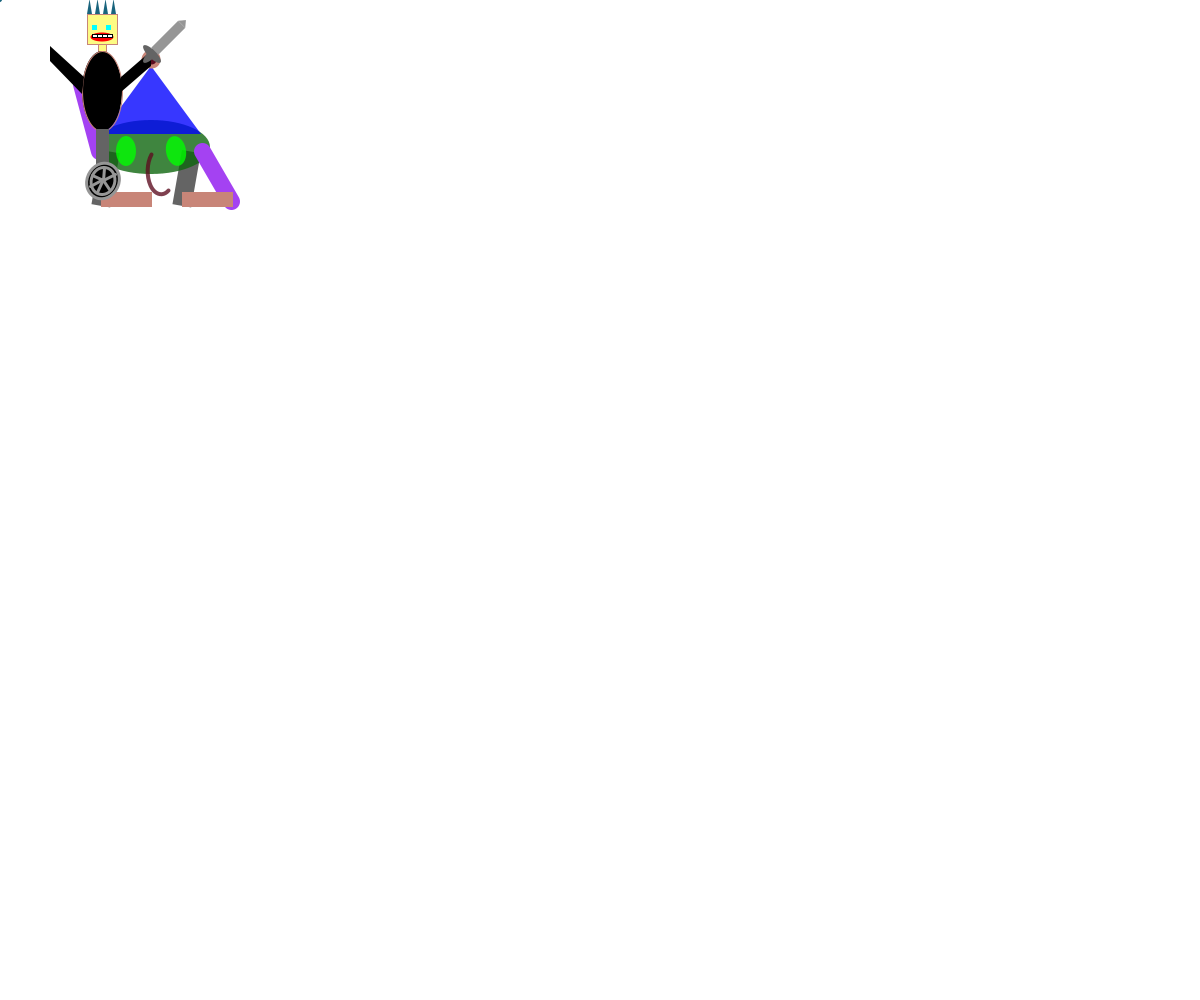
Frame 1 (no input)
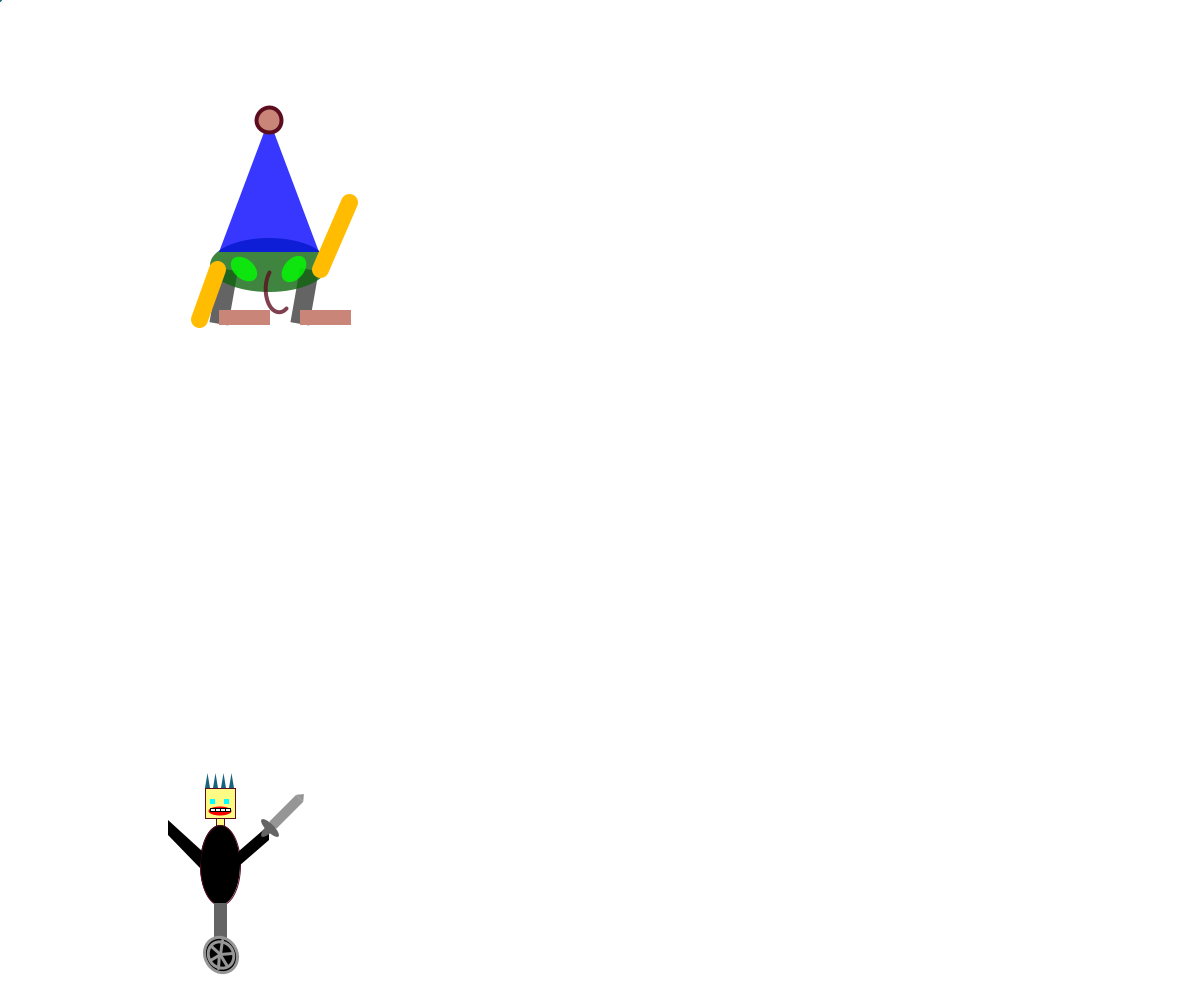
Frame 60 (the mouse pressed at the canvas centre just before this capture)
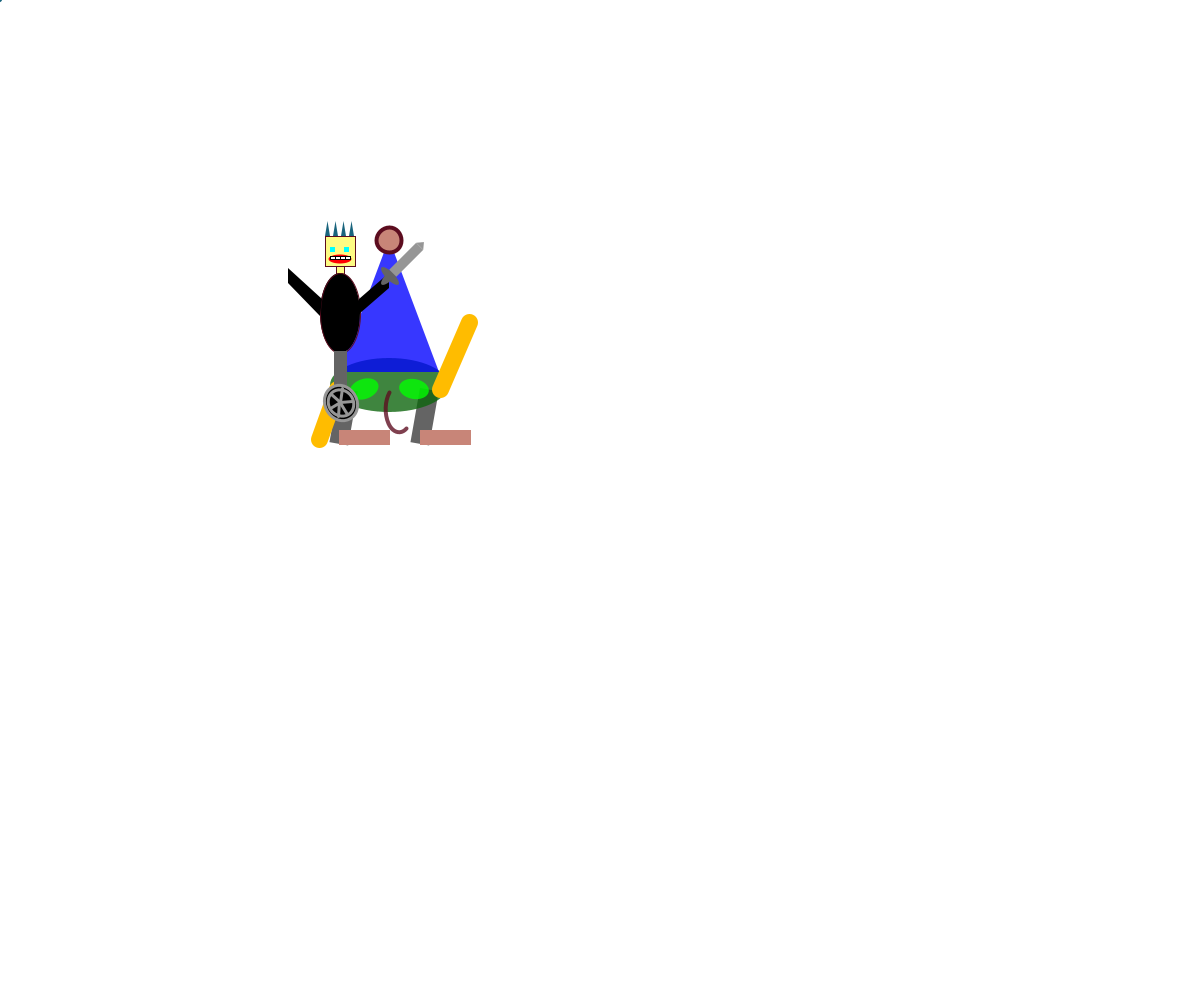
Frame 120 (the mouse held since frame 60 and released just before this capture)

The Processing sketch that drew these frames (run headless with seeded random() and noise(); from frame 60 on, the mouse is pressed at the canvas centre):

// Processing sketch: Oligbo_Final
// ── Oligbo_Final.pde
color BG = color(255);

ArrayList<Sprite> list = new ArrayList<Sprite>();
Sprite s = new Obi(width/2, height/2, color(100, 100, 100), color(10, 101, 0), 14, 70);
Sprite s1 = new Seitzer(width,height,100,color(250),1);
void setup() {
  size(1200, 1000);
  surface.setResizable(true);
  list.add(s);
  list.add(s1);
}

void draw() {
  background(BG);
  restoreDefaults();
  for (Sprite s : list) {
    s.move();
    s.display();
  }
}

void restoreDefaults() {
  noStroke();
  fill(0);
  strokeWeight(1);
  rectMode(CORNER);
  ellipseMode(CENTER);
}
// ── Obi.pde
class Obi implements Sprite {
  color no = color(10, 100, 10);
  int transP = 200;
  color blue= color(0, 0, 255);
  color black= color(0, 0, 0);
  int red= color(255, 0, 0);
  color yellow= color(227, 227, 0);
  color green= color(0, 255, 0);
  color mycolor= color(255, 188, 0);
  int r1 = 10;
  boolean CHGCLR=false;
  boolean CHGCLR2=false;
  boolean hat=false;
  int mycolor2=color(200, 133, 120);
  int mycolor3=color(92, 12, 31);
  float scaleSize;
  float r=0;
  int step= 1;
  long mark = 0;
  long wait = 50;
  int moreColor = color(200, 226, 26);
  int numSteps = 100;
  int hiscolor = color(random(0, 255), random(0, 255), random(0, 255));
  int px, x, y;
  int moveX=1;
  int moveY=1;
  Obi(int x, int y, color red, color moreColor, int step, long wait ) {
    this.x=x;
    this.y=y;
    this.red = red;
    this.moreColor = moreColor;
    this.step=step;
    this.wait=wait;
  }
  void display() {
    drawSprite();
  }
  void move() {
    x+=moveX;
    y+=moveY;
    if (x>=width-180) {
      x=width-180;
      moveX=-1;
    } else if (x<=-10) {
      x=-10;
      moveX=3;
    }
    if (y>=height-150) {
      y=height-150;
      moveY=-2;
    } else if (y<= 0) {
      y=0;
      moveY=2;
    }
  }
  void drawLegs() {
    fill(red);
    noStroke();
    pushMatrix();
    translate(x+50, y+99);
    rotate(radians(r1));
    rect(0, 0, 19, 55);//50,99,19,55
    popMatrix();

    pushMatrix();
    translate(x+131, y+99);
    rotate(radians(r1));
    rect(0, 0, 19, 55); //131,99,19,55
    popMatrix();
  }

  void drawBody() {
    noStroke();
    fill(no, transP);
    ellipse(x+100, y+96, 118, 54);//100,96,118,54
    fill(green, transP);
  }

  void drawEyes() {
    fill(green, transP);
    noStroke();
    pushMatrix();
    translate(x+125, y+100);
    rotate(radians(r-10));
    ellipse(0, 0, 20, 30);//125,100,20,20
    popMatrix(); 

    pushMatrix();
    translate(x+75, y+100);
    rotate(radians(-r));
    ellipse(0, 0, 20, 30);//75,100,20,20
    popMatrix();
  }

  void drawHat() {
    if (hat) {
      noStroke();
      fill(blue, transP);
      triangle(x+50, y+83, x+100, y-50, x+150, y+83);//50,83,100,15,150,83
    } else {
      noStroke();
      fill(blue, transP);
      triangle(x+50, y+83, x+100, y+15, x+150, y+83);//50,83,100,15,150,83
    }
  }

  void drawArms() {
    if (CHGCLR) {
      strokeWeight(17);
      stroke(hiscolor);
      line(x+180, y+150, x+151, y+100);//180,33,151,100
      line(x+30, y+33, x+48, y+100);//30,33,48,100
    } else {
      strokeWeight(17);
      stroke(mycolor);
      line(x+180, y+33, x+151, y+100);//180,33,151,100
      line(x+30, y+150, x+48, y+100);//30,33,48,100
    }
  }

  void drawSprite() {
    stoplight();
    theHack();
    //myScale();  
    drawLegs();
    drawBody();
    drawArms();
    drawHat();
    drawEyes();
    drawFeet();
    drawNose();
    move();
    bauble();
  }

  void drawFeet() {
    fill(mycolor2);
    rect(x+50, y+141, 51, 15);//50,141,51,15
    rect(x+131, y+141, 51, 15);//131,141,51,15
  }

  void drawNose() {
    noFill();
    strokeWeight(4);
    stroke(mycolor3, transP);
    arc(x+110, y+120, 26, 47, 1, PI+QUARTER_PI, OPEN);//110,120,26,47,1
    r=r+10;
  }

  void theHack() {
    px = x;
    if (x != px) {
      x = x - 100;
      y = y - 100;
    }
  }

  void stoplight() {
    if (millis() - mark > wait) {
      step = step < numSteps ? step+ 2 : 1;
      mark = millis();
    }

    if (step<33) {
      CHGCLR=true;
      CHGCLR2=false;
      hat=false;
    } else if (step<66) {
      hat=true;
      CHGCLR=false;
      CHGCLR2=false;
    } else {
      CHGCLR2=true;
      hat=false;
      CHGCLR=false;
    }
  }


  void myScale() {
    scale(scaleSize);
    if (CHGCLR2) {
      scaleSize=1.5;
    } else {
      scaleSize=1;
    }
    scale(1);
  }
  void bauble() {
    if (hat) {
      for (int b=0; b<step; b=b+step) {
        stroke(mycolor3);
        fill(mycolor2);
        ellipse(x+99, y-50, 25, 25);
      }
    } else {
      stroke(mycolor2);
      fill(mycolor3);
      ellipse(x+99, y+7, 15, 15);
    }
  }
}
// ── Seitzer.pde
class Seitzer implements Sprite {
  boolean swordUp = false;
  boolean fastWheel = false;
  boolean eyeColor = false;
  float r = 0;
  float r2 = 45;
  float r3 = 25;
  int wspeed = 3;
  long mark = 0;
  long wait = 50;
  int numMarks = 0;
  int numSteps = 100;
  int step = 1;
  color black = color(0, 0, 0);
  color yellow = color(250, 247, 6);
  color gray = color(150);
  color blue = color(0, 0, 255);
  color red = color(255, 0, 0);
  color pink = color(255, 100, 200);
  int transparency = 127;
  color gray2 = color(100);
  color white = color(255, 255, 255);
  int x = 100;
  int y = 100;
  int speed = 2;
  int jspeed = 4;

  Seitzer(int x, int y, int transparency, color black, int wspeed) {
    this.x = x;
    this.y = y;
  }
  void display() {
    drawSprite();
  }
  void move() {
    x+=speed;
    if (x<width/12) {
      speed+=10;
    }
    if (x>width-75) {
      speed-=2;
    }
    y+=jspeed;
    if (y>height-75) {
      jspeed-=10;
    }
    if (y<height/6) {
      jspeed+=2;
    }
  }
  void drawSprite() {
    drawHead();
    drawBody();
    drawFace();
    rotateWheel();
    rotateSword();
    sequence();
    sequence2();
    eyeColor();
  }

  void drawHead() {
    strokeWeight(1);
    fill(yellow, transparency);
    rect(x-15, y-90, 30, 30);//face x=85, y=10
    rect(x-4, y-60, 8, 8);//neck x=96 y=40
  }
  void drawBody() {
    fill(black);
    ellipse(x, y-13, 40, 80);//body x=100, y=87
    noStroke();
    fill(black);
    quad(x+49, y-38, x+49, y-53, x+19, y-27, x+19, y-12);//right arm x1=149, y1=62, x2=149, y2=47, x3=119, y3=73, x4=119, y4=88
    fill(black);
    quad(x-52, y-58, x-52, y-43, x-20, y-10, x-18, y-27);//left arm x1=48, y1=42, x2=48, y2=57, x3=80, y3=90, x4=80, y4=73
  }
  void drawFace() {
    fill(black);
    rect(x-10, y-79, 5, 5);//eyes x=90, y=21
    rect(x+4, y-79, 5, 5);//eyes x=104, y=21
    fill(red);
    ellipse(x, y-67, 23, 9);//mouth x=100, y=33
    for (int t = x-10; t<x+10; t+=5){
      stroke(1);
    fill(white);
    rect(t,y-70,5,3);// teeth
    }
    noStroke();
    fill(gray2);
    rect(x-6, y+25, 13, 40);//leg x=94, y=125
  }
  void rotateWheel() {
    strokeWeight(3);
    fill(black);
    stroke(gray);
    //rotating wheel start
    pushMatrix();
    translate(x+1, y+77);
    rotate(radians(r3));
    ellipse(0, 0, 32, 37);//outside ring of wheel x=101, y=177
    ellipse(0, 0, 24, 27);//inner ring x=101, y=177
    point(0, -1);//center of wheel x=101, y=176
    line(0, -1, -12, -1);//line of wheel x1=101, y1=176, x2=89, y2=176
    line(0, -1, -4, -12);//line of wheel x1=101, y1=176, x2=97, y2=165
    line(0, -1, 9, -11);//line of wheel x1=101, y1=176, x2=110, y2=168
    line(10, 5, 0, -1);//line of wheel x1=111, y1=182, x2=101, y2=175
    line(0, -2, 0, 13);//line of wheel x1=101, y1=175, x2=101, y2=190
    line(0, -2, -9, 10);//line of wheel x1=101, y1=175, x2=92, y2=187
    popMatrix();//end of wheel rotation
    r3 += wspeed;
  }
  void rotateSword() {
    fill(gray2);
    noStroke();
    pushMatrix();
    translate(x+50, y-50);
    rotate(radians(r2));
    ellipse(0, 0, 8, 24);//bottom handle of sword x=150, y=50
    ellipse(0, 0, 24, 8);//crosspiece of sword x=150, y=45
    fill(gray);
    rect(-5, -42, 10, 38);//blade of sword x=145, y=8
    triangle(0, -48, 5, -42, -5, -42);//tip of sword x1=150, y1=2, x2=155, y2=8, x3=145, y3=8
    popMatrix();
    r = r+5;
  }
  void sequence() {
    for (int s = x-15; s<x+15; s+=8) {
      fill(25, 100, 125);
      triangle(s, y-90, s+2.5, y-105, s+5, y-90);
    }
  }
  void sequence2() {
    if (millis()-mark>wait) {
      step=step<numSteps ? step + 1 : 1;
      //numMarks++;
      mark=millis();
    }
    if (step < 40) {
      eyeColor = true;
      swordUp = false;
      wspeed = 30;
    } else if (step < 80) {
      eyeColor = false;
      swordUp = true;
      wspeed = 30;
    } else {
      eyeColor = true;
      swordUp = true;
      wspeed = 3;
    }

    if (swordUp) { //sword on left up
      fill(gray2);
      ellipse(x-50, y-45, 8, 24); //x=50, y=70
      ellipse(x-50, y-45, 24, 8);//x=50,y=70
      fill(gray);
      rect(x-54, y-50, 8, -50);//x=54,y=62,
      triangle(x-46, y-100, x-50, y-105, x-54, y-100);
    } else { //sword down
      ellipse(-10, 0, 8, 24);//bottom handle of sword x=150, y=50
      ellipse(-10, 0, 24, 8);//crosspiece of sword x=150, y=45
      fill(gray);
      rect(-5, -42, 10, 38);//blade of sword x=145, y=8
      triangle(0, -48, 5, -42, -5, -42);//tip of sword x1=150, y1=2, x2=155, y2=8, x3=145, y3=8
    }
  }
  void eyeColor() {
    if (eyeColor) {
      fill(0, 255, 255);
      rect(x-10, y-79, 5, 5);//eyes x=90, y=21
      rect(x+4, y-79, 5, 5);//eyes x=104, y=21
    } else {
      fill(black);
      rect(x-10, y-79, 5, 5);//eyes
      rect(x+4, y-79, 5, 5);
    }
  }

  void keyPressed() {
    if (key == 'a' || key =='A') {
      swordUp = !swordUp;
    } else if (key == 'c' || key == 'C') {
      eyeColor = !eyeColor;
    } else if (key == 'b' || key == 'B') {
      fastWheel = !fastWheel;
      if (fastWheel) {
        wspeed = 30;
      } else {
        wspeed = 3;
      }

    }
  }
}
// ── Sprite.pde
interface Sprite {
  void display();
  void move();
}
